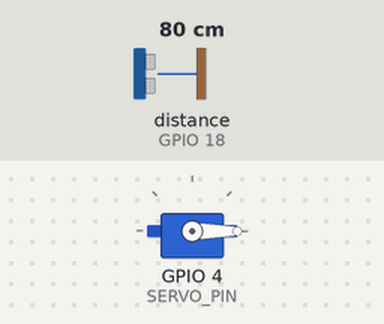
The sketch below on a simulated ESP32. Parts: servo. Wiring (inferred from the names in the program): ultrasonic range finder: trigger GPIO 5; echo GPIO 18. Inputs (shaded band) come from the test bench; at power-on: distance to the obstacle (sensor on GPIO 18) 80 cm. The echo pulse lasts 58.3 µs per cm; WiFi joins after 1.5 s; servers stay silent unless stated; what the sketch prints to the serial monitor is not drawn.

Above: at 5.5 s.
5.6 s: distance to the obstacle (sensor on GPIO 18) set to 23 cm
8.5 s: distance to the obstacle (sensor on GPIO 18) set to 18 cm
At 11.1 s:
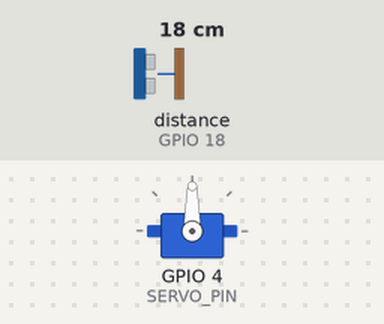
Timing chart, 0 to 12.8 s (numbered marks = the images above; inputs shaded):
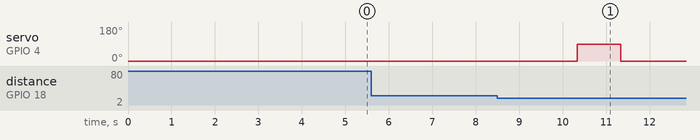

The sketch:

esp32-feeder.ino
```cpp
// #include <WiFi.h>
// #include <ESPAsyncWebServer.h>
// #include <ESP32Servo.h>
// #include <HCSR04.h>

// #define BLYNK_TEMPLATE_ID "TMPL69YZEIpQg"
// #define BLYNK_TEMPLATE_NAME "Quickstart Template"
// #define BLYNK_AUTH_TOKEN "5rsXENIy4LgykP02JQB5ZppAo7Cm-4aT"

// #define TRIG_PIN 5  // ขา Trigger ของ Ultrasonic Sensor
// #define ECHO_PIN 18 // ขา Echo ของ Ultrasonic Sensor
// #define SERVO_PIN 4 // ขาเชื่อมต่อ Servo

// const char* ssid = "Galaxy S24";     // ชื่อ WiFi
// const char* password = "oaffan20";   // รหัสผ่าน WiFi

// Servo foodServo;            // อ็อบเจ็กต์ Servo
// AsyncWebServer server(80);  // Web Server ที่พอร์ต 80

// bool objectDetected = false; // ตัวแปรเช็ควัตถุ (false = ไม่มี, true = มี)

// // 📌 ฟังก์ชันเชื่อมต่อ WiFi
// void connectWiFi() {
//   WiFi.begin(ssid, password);
//   while (WiFi.status() != WL_CONNECTED) {
//     delay(1000);
//     Serial.println("กำลังเชื่อมต่อ WiFi...");
//   }
//   Serial.print("✅ เชื่อมต่อ WiFi สำเร็จ! IP: ");
//   Serial.println(WiFi.localIP());
// }

// // 📌 ฟังก์ชันให้อาหาร (หมุน Servo)
// void feed() {
//   Serial.println("📢 รับคำสั่งให้อาหาร!");
//   foodServo.write(90);  // หมุนไป 90°
//   delay(1000);          // รอ 1 วินาที
//   foodServo.write(0);   // กลับไปตำแหน่งเดิม (0°)
//   Serial.println("✅ ให้อาหารเสร็จแล้ว!");
// }

// void setup() {
//   Serial.begin(115200);

//   pinMode(TRIG_PIN, OUTPUT);
//   pinMode(ECHO_PIN, INPUT);

//   foodServo.attach(SERVO_PIN, 400, 2000); // ตั้งค่า Servo
//   foodServo.write(0);
//   connectWiFi(); // เชื่อมต่อ WiFi

//   //ตั้งค่า API "/feed" สำหรับให้อาหารผ่านเว็บ
//   server.on("/feed", HTTP_GET, [](AsyncWebServerRequest* request) {
//     feed(); // เรียกใช้ฟังก์ชันให้อาหาร
//     request->send(200, "text/plain", "ให้อาหารแล้ว!");
//   });

//   server.begin();
// }

// void loop() {
//   digitalWrite(TRIG_PIN, LOW);
//   delayMicroseconds(2);
//   digitalWrite(TRIG_PIN, HIGH);
//   delayMicroseconds(10);
//   digitalWrite(TRIG_PIN, LOW);

//   long duration = pulseIn(ECHO_PIN, HIGH);
//   float distance = duration * 0.0343 / 2; // แปลงเป็น cm

//   Serial.print("📏 ระยะวัตถุ: ");
//   Serial.print(distance);
//   Serial.println(" cm");

//   delay(1000);

//   if (distance > 0 && distance <= 20) {  // ถ้าอยู่ใกล้ ≤ 10 ซม.
//     if (!objectDetected) {  // ถ้าเป็นการเข้ามาครั้งแรก
//       Serial.println("🔴 วัตถุเข้าใกล้! กำลังให้อาหาร...");
//       feed(); // เรียกใช้ฟังก์ชันให้อาหาร
//       objectDetected = true;  // เปลี่ยนสถานะเป็น "มีวัตถุ"
//     }
//   } else {
//     objectDetected = false;  // ถ้าวัตถุออกไป รีเซ็ตให้พร้อมให้อาหารรอบต่อไป
//   }


// }


#define BLYNK_PRINT Serial  // เปิดโหมด Debug ของ Blynk
#define BLYNK_TEMPLATE_ID "TMPL69YZEIpQg"
#define BLYNK_TEMPLATE_NAME "Quickstart Template"

#include <WiFi.h>
#include <BlynkSimpleEsp32.h>
#include <ESP32Servo.h>
#include <HCSR04.h>

#define BLYNK_AUTH_TOKEN "oqBzHLcrd4JxAipMbyaxO3kSBtsbhe8A"

#define TRIG_PIN 5  // ขา Trigger ของ Ultrasonic Sensor
#define ECHO_PIN 18 // ขา Echo ของ Ultrasonic Sensor
#define SERVO_PIN 4 // ขาเชื่อมต่อ Servo

const char* ssid = "Galaxy S24";     // ชื่อ WiFi
const char* password = "oaffan20";   // รหัสผ่าน WiFi

Servo foodServo;            // อ็อบเจ็กต์ Servo
BlynkTimer timer;           // Timer สำหรับ Blynk

bool objectDetected = false; // ตัวแปรเช็ควัตถุ (false = ไม่มี, true = มี)

// 📌 ฟังก์ชันเชื่อมต่อ WiFi
void connectWiFi() {
  WiFi.begin(ssid, password);
  while (WiFi.status() != WL_CONNECTED) {
    delay(1000);
    Serial.println("กำลังเชื่อมต่อ WiFi...");
  }
  Serial.print("✅ เชื่อมต่อ WiFi สำเร็จ! IP: ");
  Serial.println(WiFi.localIP());
}

// 📌 ฟังก์ชันให้อาหาร (หมุน Servo)
void feed() {
  Serial.println("📢 รับคำสั่งให้อาหาร!");
  foodServo.write(90);  // หมุนไป 90°
  delay(1000);          // รอ 1 วินาที
  foodServo.write(0);   // กลับไปตำแหน่งเดิม (0°)
  Serial.println("✅ ให้อาหารเสร็จแล้ว!");
}

// 📌 ฟังก์ชันส่งระยะทางไปยัง Blynk
void sendDistanceToBlynk(float distance) {
  Blynk.virtualWrite(V0, distance);  // ส่งข้อมูลระยะทางไปยัง Virtual Pin V1
}

// 📌 ฟังก์ชันควบคุมการหมุน Servo ผ่าน Blynk
BLYNK_WRITE(V2) {
  int servoPos = param.asInt();  // รับค่าจาก Blynk (ค่าของ slider หรือปุ่ม)
  foodServo.write(servoPos);     // หมุน Servo ตามค่าที่ได้รับ
}

void setup() {
  Serial.begin(115200);

  pinMode(TRIG_PIN, OUTPUT);
  pinMode(ECHO_PIN, INPUT);

  foodServo.attach(SERVO_PIN, 400, 2000); // ตั้งค่า Servo
  foodServo.write(0);

  connectWiFi();  // เชื่อมต่อ WiFi
  Serial.print("WiFi Status: ");
  Serial.println(WiFi.status());
  delay(2000);
  //Blynk.begin(BLYNK_AUTH_TOKEN, ssid, password, "blynk.cloud", 80);  // เชื่อมต่อกับ Blynk
  Blynk.config(BLYNK_AUTH_TOKEN, "188.166.206.43", 80);
  Blynk.connect();
  Serial.println("✅ เชื่อมต่อ Blynk สำเร็จ!");

}

void loop() {
  digitalWrite(TRIG_PIN, LOW);
  delayMicroseconds(2);
  digitalWrite(TRIG_PIN, HIGH);
  delayMicroseconds(10);
  digitalWrite(TRIG_PIN, LOW);

  long duration = pulseIn(ECHO_PIN, HIGH);
  float distance = duration * 0.0343 / 2; // แปลงเป็น cm

  Serial.print("📏 ระยะวัตถุ: ");
  Serial.print(distance);
  Serial.println(" cm");

  sendDistanceToBlynk(distance);
  delay(1000);

  if (distance > 0 && distance <= 20) {  // ถ้าอยู่ใกล้ ≤ 10 ซม.
    if (!objectDetected) {  // ถ้าเป็นการเข้ามาครั้งแรก
      Serial.println("🔴 วัตถุเข้าใกล้! กำลังให้อาหาร...");
      feed(); // เรียกใช้ฟังก์ชันให้อาหาร
      objectDetected = true;  // เปลี่ยนสถานะเป็น "มีวัตถุ"
    }
  } else {
    objectDetected = false;  // ถ้าวัตถุออกไป รีเซ็ตให้พร้อมให้อาหารรอบต่อไป
  }

}
```

Measured:
- the behaviour switches between 21 and 20 cm on distance to the obstacle (sensor on GPIO 18) (found by bisection; images 0 and 1)
- after the input at 5.6 s, every drawn part: stays the same
- after the input at 8.5 s, servo on GPIO 4 (SERVO_PIN): 0° → 90° after 1.8 s, → 0° 1.0 s later
